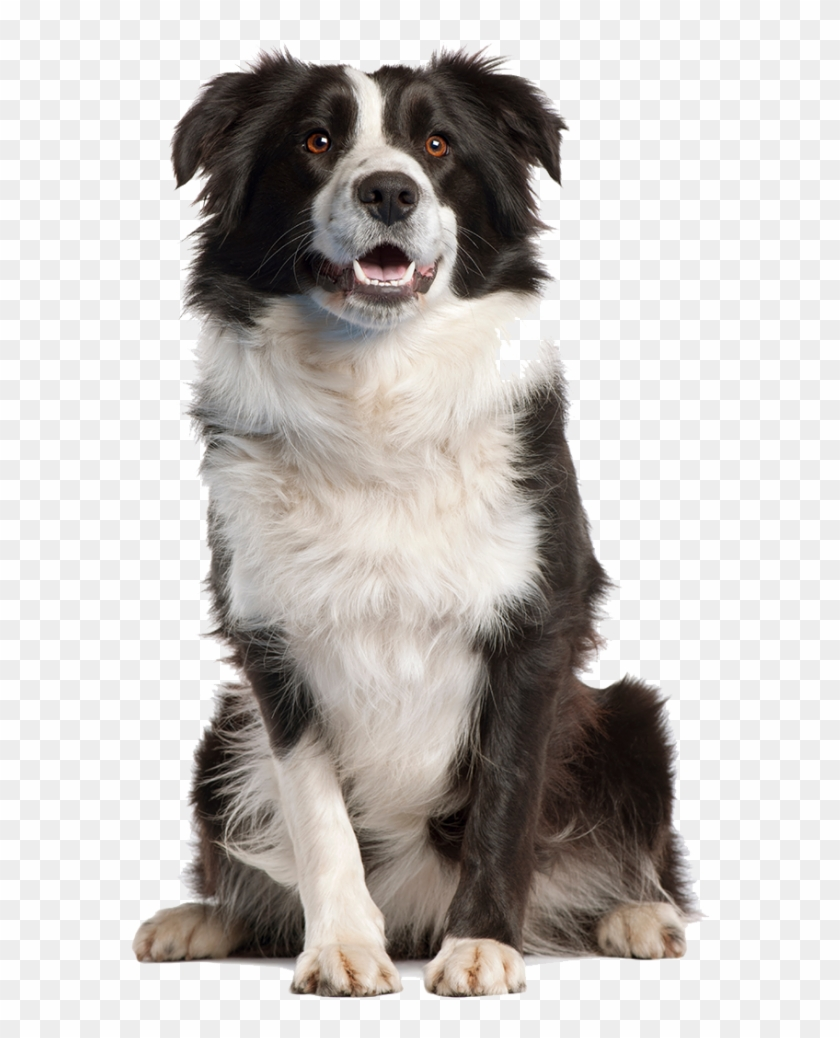
#> input picture Automating_Boring_Stuff_with_python/ManipulatingImages/dog.png, 840 x 1038 px
$ python CroppingImage.py
#> lines starting #> are read from the running program, lines starting #| are printed output that depends on the picture
from PIL import Image

# Open file
catIm = Image.open('dog.png')
#> catIm is the input picture: PIL image 840x1038 RGB; mean R, G, B 197.3, 193.4, 190.5
# Crop Image
croppedIm = catIm.crop((335, 343, 565, 560))
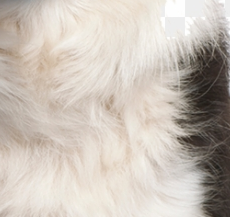
#> croppedIm: PIL image 230x217 RGB; mean R, G, B 200.2, 191.4, 182.4
# Save the crop image as copy
croppedIm.save('cropped.png')
